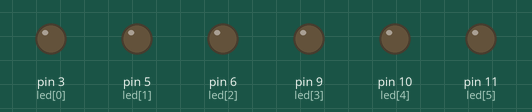
Simulated run of this sketch. Board: Arduino Uno, built with avr-gcc and run on an emulated ATmega328P. Parts: output pins drawn as LEDs (lit = HIGH).

Above: at 0.05 s.
At 1.05 s:
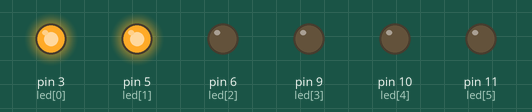
At 1.6 s:
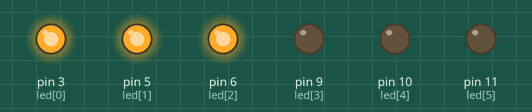
At 3.1 s:
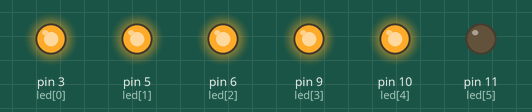
At 4.6 s:
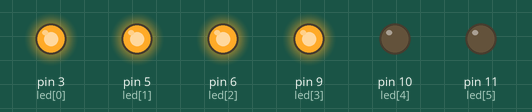
At 6.15 s:
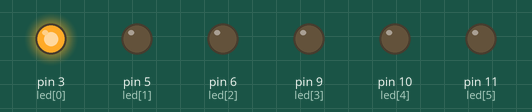
Timing chart, 0 to 8.7 s (numbered marks = the images above):
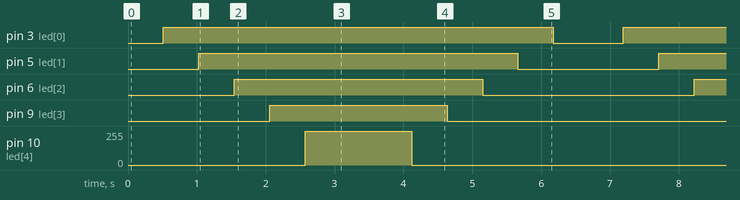

Measured:
- by itself, pin 3 (led[0]): alternates HIGH for 5.7 s and LOW for 1.0 s
- by itself, pin 5 (led[1]): alternates HIGH for 4.6 s and LOW for 2.0 s
- by itself, pin 6 (led[2]): alternates HIGH for 3.6 s and LOW for 3.1 s
- by itself, pin 9 (led[3]): alternates HIGH for 2.6 s and LOW for 4.1 s
- by itself, pin 10 (led[4]): alternates 255/255 for 1.5 s and 0/255 for 5.1 s

The sketch:

245_5.ino
```cpp
const unsigned int led[6] = { 3, 5, 6, 9, 10, 11 };

void setup() {

}

void loop() {
  for(int n=0;n<=5;n++) {
  for(int t_high=0;t_high<=255;t_high++) {
    analogWrite(led[n], t_high);
    delay(2);
  }
  }

  for(int n=5;n>=0;n--) {
  for(int t_high=255;t_high>=0;t_high--) {
    analogWrite(led[n], t_high);
    delay(2);
  }
  }

  delay(500);
}
```
